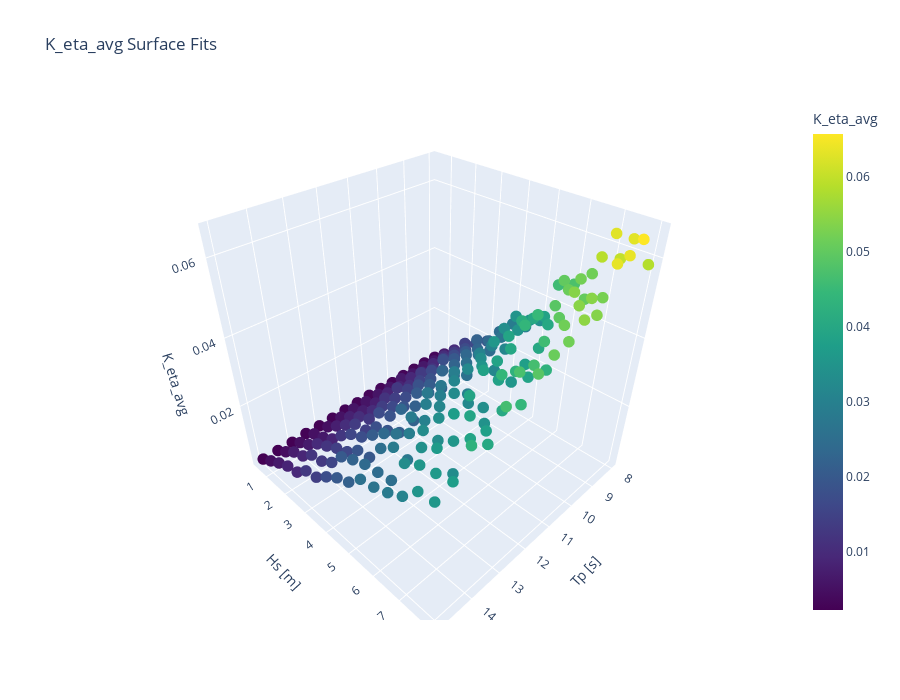

Notebook code cell kept with this figure:
### Code cell
import numpy as np
import plotly.graph_objects as go
from scipy.optimize import curve_fit

TP, HS = np.meshgrid(Tp_list, Hs_list, indexing="ij")
Y = K_eta_nonlin

x_flat = TP.ravel()
y_flat = HS.ravel()
z_flat = Y.ravel()

# ── define candidate 2D models ──
def model_additive_inverse(XY, a, b, c, d, e):
    x, y = XY
    return a + b/(x + c) + d/(y + e)

def model_coupled_inverse(XY, a, b, c, d):
    x, y = XY
    return a + b/(x + c + d*y)

def model_multiplicative_inverse(XY, a, b, c, d, e):
    x, y = XY
    return a + b/((x + c)*(y + d)) + e

models = {
    # "Additive Inverse": (model_additive_inverse,    [1, 1, 0.1, 1, 0.1]),
    # "Coupled Inverse":   (model_coupled_inverse,     [1, 1, 0.1, 0.1]),
    # "Multiplicative":    (model_multiplicative_inverse, [1, 1, 0.1, 0.1, 0]),
}

# ── prepare grid for smooth plotting ──
x_range = np.linspace(x_flat.min(), x_flat.max(), 60)
y_range = np.linspace(y_flat.min(), y_flat.max(), 60)
Xg, Yg   = np.meshgrid(x_range, y_range)

# ── fit each model and compute its surface ──
fit_surfaces = {}
fit_params   = {}
for name, (fn, p0) in models.items():
    popt, _ = curve_fit(fn, (x_flat, y_flat), z_flat, p0=p0, maxfev=10000)
    Zg = fn((Xg, Yg), *popt)
    fit_surfaces[name] = Zg
    fit_params[name] = popt

# ── build the Plotly figure ──
fig = go.Figure()

# original data
fig.add_trace(go.Scatter3d(
    x=x_flat, y=y_flat, z=z_flat,
    mode='markers',
    marker=dict(size=4, color=z_flat, colorscale='Viridis', colorbar=dict(title='K_eta_avg')),
    name='Data'
))

# fitted surfaces
for name, Zg in fit_surfaces.items():
    fig.add_trace(go.Surface(
        x=x_range, y=y_range, z=Zg,
        opacity=0.5,
        name=name
    ))

fig.update_layout(
    title='K_eta_avg Surface Fits',
    scene=dict(
        xaxis_title='Tp [s]',
        yaxis_title='Hs [m]',
        zaxis_title='K_eta_avg'
    ),
    width=900, height=700
)

fig.show()

# ── print out the fitted parameters ──
print("Fitted parameters:")
for name, p in fit_params.items():
    print(f"  {name}: {np.round(p, 4)}")

### Figure 1 — Plotly figure (JSON) as saved in the notebook; plotly's stock layout.template omitted (floating-point values rounded to 4 significant figures; data arrays with more than 128 entries replaced by an {"elided": "..."} marker saying what was removed)
{"data": [{"marker": {"color": {"elided": "240 float values"}, "colorbar": {"title": {"text": "K_eta_avg"}}, "colorscale": [[0, "#440154"], [0.1111, "#482878"], [0.2222, "#3e4989"], [0.3333, "#31688e"], [0.4444, "#26828e"], [0.5556, "#1f9e89"], [0.6667, "#35b779"], [0.7778, "#6ece58"], [0.8889, "#b5de2b"], [1, "#fde725"]], "size": 4}, "mode": "markers", "name": "Data", "type": "scatter3d", "x": {"elided": "240 float values"}, "y": {"elided": "240 float values"}, "z": {"elided": "240 float values"}}], "layout": {"height": 700, "scene": {"xaxis": {"title": {"text": "Tp [s]"}}, "yaxis": {"title": {"text": "Hs [m]"}}, "zaxis": {"title": {"text": "K_eta_avg"}}}, "title": {"text": "K_eta_avg Surface Fits"}, "width": 900}}
